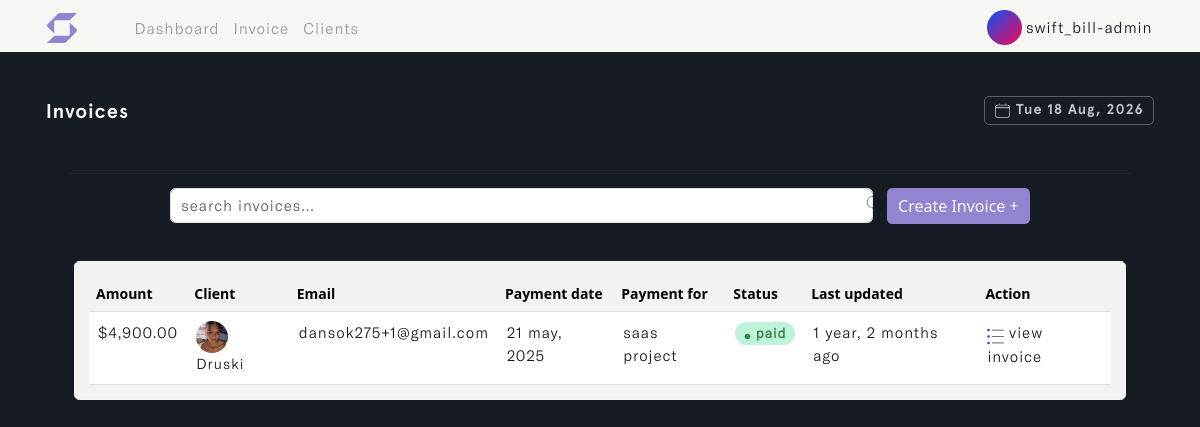
The page /invoice (signed in) on the database its author committed.
### user/models.py (models this page shows)
class Profile(models.Model):
    user = models.OneToOneField(User, on_delete=models.CASCADE, blank=True, null=True)
    name = models.CharField(max_length=255, unique=True)
    username = models.CharField(max_length=255, unique=True)
    email = models.EmailField(max_length=255, unique=True)
    updated_time_stamp = models.DateTimeField(auto_now=True)
    created_time_stamp = models.DateTimeField(auto_now_add=True)
    id = models.UUIDField(default=uuid.uuid4, primary_key=True, unique=True, editable=False)
    def __str__(self):
        return self.username

### invoice/models.py (models this page shows, shortened)
class Invoice(models.Model):
    STATUS = (
        ('Pending', 'Pending'),
        ('Paid', 'Paid')
    )
    CURRENCY = (
        ('USD 🇺🇸', 'USD 🇺🇸'),
        ('GHS 🇬🇭', 'GHS 🇬🇭'),
        ('GBP 🇬🇧', 'GBP 🇬🇧'),
        ('EUR 🇪🇺', 'EUR 🇪🇺'),
        ('NGN 🇳🇬', 'NGN 🇳🇬'),
    )
    account_owner = models.ForeignKey(Profile, on_delete=models.CASCADE, related_name='acc_user', db_index=True)
    project_name = models.CharField(max_length=255)
    project_duration = models.CharField(max_length=50)
    client_name = models.ForeignKey(Client, on_delete=models.CASCADE, to_field='name', related_name='invoice', db_index=True,
                                    help_text='Select a client for this entry.')
    invoice_status = models.CharField(max_length=200, choices=STATUS, db_index=True)
    payment_date = models.DateField(max_length=200, null=True)
    currency = models.CharField(max_length=200, choices=CURRENCY)
    invoice_image = ResizedImageField(size=[600, 600], quality=85, null=True, blank=True, upload_to='invoice_image/', default='invoice.png')
    client_note = models.TextField(max_length=100000, null=True, blank=True)
    total = models.IntegerField(default=0, null=True, blank=True)
    paid_date = models.DateField(null=True, blank=True)
    updated_time_stamp = models.DateTimeField(auto_now=True, db_index=True)
    created_time_stamp = models.DateTimeField(auto_now_add=True, db_index=True)
    id = models.UUIDField(default=uuid.uuid4, primary_key=True, unique=True, editable=False)
    class Meta:
        ordering = ['-updated_time_stamp']

class Client(models.Model):
    account_owner = models.ForeignKey(Profile, on_delete=models.CASCADE, related_name='clients', db_index=True)
    name = models.CharField(max_length=50, unique=True, db_index=True)
    address = models.CharField(max_length=255)
    country = models.CharField(max_length=50, null=True, blank=True)
    email = models.EmailField(max_length=100, unique=True, db_index=True)
    phone_number = models.IntegerField(null=True, blank=True)
    city_state = models.CharField(max_length=50, null=True, blank=True)
    postal_code = models.CharField(max_length=30, null=True, blank=True)
    client_avatar = ResizedImageField(size=[600, 600], quality=85, null=True, blank=True, upload_to='client_avatar/', default='emil-kowalski.png')
    updated_time_stamp = models.DateTimeField(auto_now=True, db_index=True)
    created_time_stamp = models.DateTimeField(auto_now_add=True, db_index=True)
    id = models.UUIDField(default=uuid.uuid4, primary_key=True, unique=True, editable=False)
    @property
    def imageURL(self):
        try:
            url = self.client_avatar.url
        except:
            url = ''
        return url
    class Meta:
        ordering = ['-updated_time_stamp']
        indexes = [
            models.Index(fields=['name']),
            models.Index(fields=['email']),
            models.Index(fields=['updated_time_stamp']),
            models.Index(fields=['created_time_stamp']),
        ]
    def __str__(self):
        return self.name

### invoice/views.py (the view, shortened to what this page needs)
# urls.py: path('invoice', views.create_invoice, name='invoice'),
@login_required(login_url='login')
def create_invoice(request):
    profile = request.user.profile
    invoices = profile.acc_user.select_related('account_owner').all()
    custom_range, invoices = paginateInvoice(request, 5, invoices)
    for invoice in invoices:
        if invoice.payment_date:
            invoice.due = (invoice.payment_date - datetime.now().date()).days
        else:
            invoice.due = 0
    form = InvoiceCreationForm(request.user, request.POST, request.FILES if request.method == "POST" else None)
    default_clientImg = "https://swift-bill-bucket.s3.amazonaws.com/emil-kowalski.png"
    context = {'form': form, 'invoices': invoices,
               'custom_range': custom_range, 'clientImg': default_clientImg}
    return render(request, 'invoice/invoice.html', context)

### invoice/templates/invoice/invoice.html (shortened to what this page needs)
{% load static %}
<!DOCTYPE html>
<html lang="en" class="js has-scroll-init has-scroll-smooth">
  <head>
    <link rel="stylesheet" href="{% static '/css/bootstrap.min.css' %}" />
    <link rel="stylesheet" href="{% static '/css/invoice.css' %}" />
  </head>
  <body
    id="pageTop"
    class="page-content"
    data-spy="scroll"
    data-target="#mainNav"
  >
    {% include 'invoice/nav.html' %}
    <main>
      <div data-scroll class="page page--layout-2" id="main">
        {% if invoices %}
        <div id="hero">
          <div class="container-fluid">
            <div class="hero-intro">
              <p>
                Invoices
                <span class="badge">
                  <img
                    src="{% static '/images/calendar.png' %}"
                    class="img-fluid calender-img"
                    alt="calender-img"
                  />
                  {% now "D d M, Y" %}
                </span>
              </p>
            </div>
          </div>
        </div>
        <div id="search">
          <div class="container-fluid">
            <div class="search-intro">
              <hr />
              <div class="row g-3 d-flex justify-content-center">
                <div class="col-md-8">
                  <img
                    src="{% static '/images/magnifying-glass.png' %}"
                    class="img-fluid search--img"
                    alt="search--img"
                  />
                  <input
                    type="text"
                    class="form-control live-search-box"
                    placeholder="search invoices..."
                  />
                </div>
                <div class="col-auto">
                  <button
                    type="submit"
                    class="btn mb-3 invoice--btn"
                    data-bs-toggle="offcanvas"
                    data-bs-target="#offcanvasRight"
                    aria-controls="offcanvasRight"
                  >
                    Create Invoice +
                  </button>
                </div>
              </div>
            </div>
          </div>
        </div>
        {% include 'invoice/desktop-table.html' %}
        {% endif %}
      </div>
    </main>
  </body>
</html>

### invoice/templates/invoice/nav.html (shortened to what this page needs)
{% load static %}
{% load active_link_tags %}
<nav class="navbar navbar-expand-lg fixed-top menu" id="mainNav">
  <div class="container">
    <a class="navbar-brand" href="{% url 'dashboard' %}">
      <img
        src="{% static '/images/swift_logo.svg' %}"
        class="img-fluid"
        id="logo"
        alt="logo"
      />
    </a>
    <div class="collapse navbar-collapse" id="navbarSupportedContent">
      <ul class="navbar-nav me-auto mb-2 mb-lg-0 left--links">
        <li class="nav-item">
          <a
            class="nav-link {% active_link 'dashboard' %}"
            href="{% url 'dashboard' %}"
            >Dashboard</a
          >
        </li>
        <li class="nav-item">
          <a
            class="nav-link {% active_link 'invoice' %}"
            href="{% url 'invoice' %}"
            >Invoice</a
          >
        </li>
        <li class="nav-item">
          <a
            class="nav-link {% active_link 'clients' %}"
            href="{% url 'clients' %}"
            >Clients</a
          >
        </li>
      </ul>
      <ul class="navbar-nav mb-2 mb-lg-0" id="rightNav">
        <li class="nav-item dropdown">
          <a class="nav-link" href="{% url 'profile' %}">
            <img
              id="profile_img"
              src="{% static '/images/user-avatar.svg' %}"
              class="img-fluid rounded-circle"
              alt="logo"
            />
            <small>{{request.user.profile}}</small>
          </a>
        </li>
      </ul>
    </div>
  </div>
</nav>

### invoice/templates/invoice/desktop-table.html (shortened to what this page needs)
{% load static %}
{% load humanize %}
<div id="desktop-table" class="live-search-list">
  <div class="container">
    <div class="desktop-table-intro">
      <div class="card">
        <div class="card-body">
          <table class="table table-hover" id="invoice_table">
            <thead>
              <tr>
                <th scope="col">Amount</th>
                <th scope="col">Client</th>
                <th scope="col">Email</th>
                <th scope="col">Payment date</th>
                <th scope="col">Payment for</th>
                <th scope="col">Status</th>
                <th scope="col">Last updated</th>
                <th scope="col">Action</th>
              </tr>
            </thead>
            <tbody>
              {% for invoice in invoices %}
              <tr id="search_invoice">
                <td>
                  {% if invoice.currency == "GHS 🇬🇭" %}
                  ¢{{ invoice.total|floatformat:2|intcomma }}
                  {% elif invoice.currency == "USD 🇺🇸" %}
                  ${{ invoice.total|floatformat:2|intcomma }}
                  {% elif invoice.currency == "GBP 🇬🇧" %}
                  £{{ invoice.total|floatformat:2|intcomma }}
                  {% elif invoice.currency == "EUR 🇪🇺" %}
                  €{{ invoice.total|floatformat:2|intcomma }}
                  {% elif invoice.currency == "NGN 🇳🇬" %}
                  ₦{{ invoice.total|floatformat:2|intcomma }}
                  {% endif %}
                </td>
                <td id="client_name">
                  <img
                    src="{{invoice.client_name.imageURL}}"
                    class="img-fluid rounded-circle"
                    id="avatar-img"
                    alt="avatar-img"
                  />
                  {{invoice.client_name.name}}
                </td>
                <td>{{invoice.client_name.email | truncatechars:25}}</td>
                <td>{{invoice.payment_date|date:"d F, Y"}}</td>
                <td>{{invoice.project_name | truncatechars:17}}</td>
                {% if invoice.due <= 3 and invoice.invoice_status != 'Paid' %}
                <td id="due_date">
                  <span class="badge">overdue close</span>
                </td>
                {% else %}
                {% if invoice.invoice_status == 'Pending' %}
                <td id="unpaid_status">
                  <span class="badge">
                    <img
                      src="{% static '/images/pending.svg' %}"
                      class="img-fluid"
                      id="clock-img"
                      alt="clock-img"
                    />
                    {{invoice.invoice_status}}
                  </span>
                </td>
                {% else %}
                <td id="paid_status">
                  <span class="badge">
                    <img
                      src="{% static '/images/paid.svg' %}"
                      class="img-fluid"
                      id="clock-img"
                      alt="clock-img"
                    />
                    {{invoice.invoice_status}}
                  </span>
                </td>
                {% endif %}
                {% endif %}
                <td>{{invoice.updated_time_stamp|naturaltime}}</td>
                <td>
                  <a href="{% url 'invoice-details' invoice.id %}">
                    <img
                      src="{% static '/images/list.png' %}"
                      class="img-fluid"
                      id="open_invoice-link"
                      alt="open_invoice-link"
                    />
                    view Invoice
                  </a>
                </td>
              </tr>
              {% endfor %}
            </tbody>
          </table>
        </div>
      </div>
    </div>
  </div>
</div>

### rows shown on the page
Invoice: total "4,900.00", client_name.imageURL (picture), client_name.name "Druski", client_name.email "dansok275+1@gmail.com", payment_date "21 may, 2025", project_name "saas project", invoice_status "paid", updated_time_stamp "1 year, 2 months ago"

### other values the page prints
{{ request.user.profile }} "swift_bill-admin"
